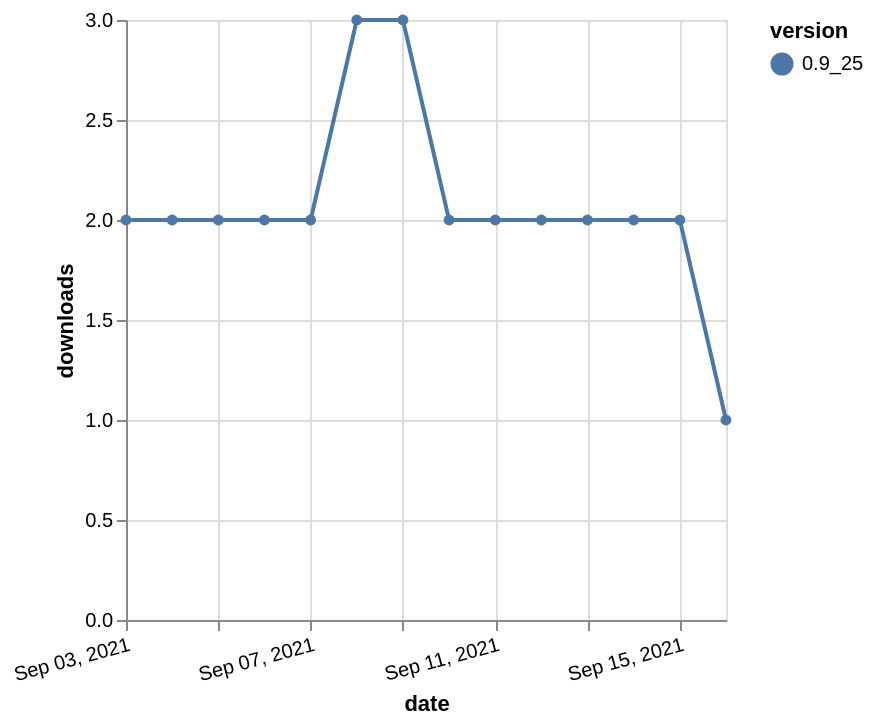

The specification (Vega-Lite) saved for this image:
### Vega-Lite specification from a JSON file in a GitHub repository (floating-point values rounded to 4 significant figures)
{"$schema": "https://vega.github.io/schema/vega-lite/v5.json", "description": "A simple bar chart with embedded data.", "data": {"values": [{"date": "2021-09-03", "total": 3163, "delta": 2, "version": "0.9_25"}, {"date": "2021-09-04", "total": 3165, "delta": 2, "version": "0.9_25"}, {"date": "2021-09-05", "total": 3167, "delta": 2, "version": "0.9_25"}, {"date": "2021-09-06", "total": 3169, "delta": 2, "version": "0.9_25"}, {"date": "2021-09-07", "total": 3171, "delta": 2, "version": "0.9_25"}, {"date": "2021-09-08", "total": 3174, "delta": 3, "version": "0.9_25"}, {"date": "2021-09-09", "total": 3177, "delta": 3, "version": "0.9_25"}, {"date": "2021-09-10", "total": 3179, "delta": 2, "version": "0.9_25"}, {"date": "2021-09-11", "total": 3181, "delta": 2, "version": "0.9_25"}, {"date": "2021-09-12", "total": 3183, "delta": 2, "version": "0.9_25"}, {"date": "2021-09-13", "total": 3185, "delta": 2, "version": "0.9_25"}, {"date": "2021-09-14", "total": 3187, "delta": 2, "version": "0.9_25"}, {"date": "2021-09-15", "total": 3189, "delta": 2, "version": "0.9_25"}, {"date": "2021-09-16", "total": 3190, "delta": 1, "version": "0.9_25"}]}, "width": "container", "mark": {"type": "line", "point": {"filled": true}}, "encoding": {"x": {"field": "date", "type": "temporal", "timeUnit": "yearmonthdate", "title": "date", "axis": {"labelAngle": -15}}, "y": {"field": "delta", "type": "quantitative", "title": "downloads"}, "color": {"field": "version", "type": "nominal"}, "tooltip": {"field": "delta"}}}
